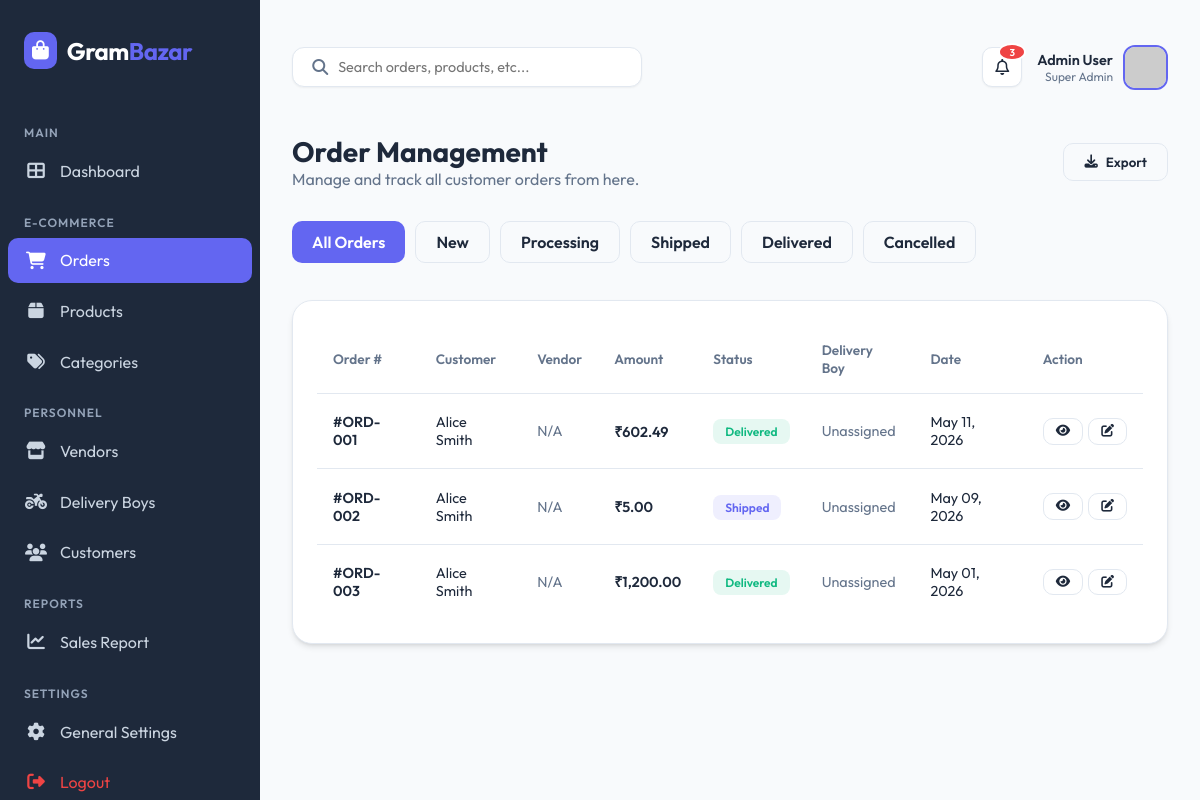
Page /orders.php on the earlier database version.
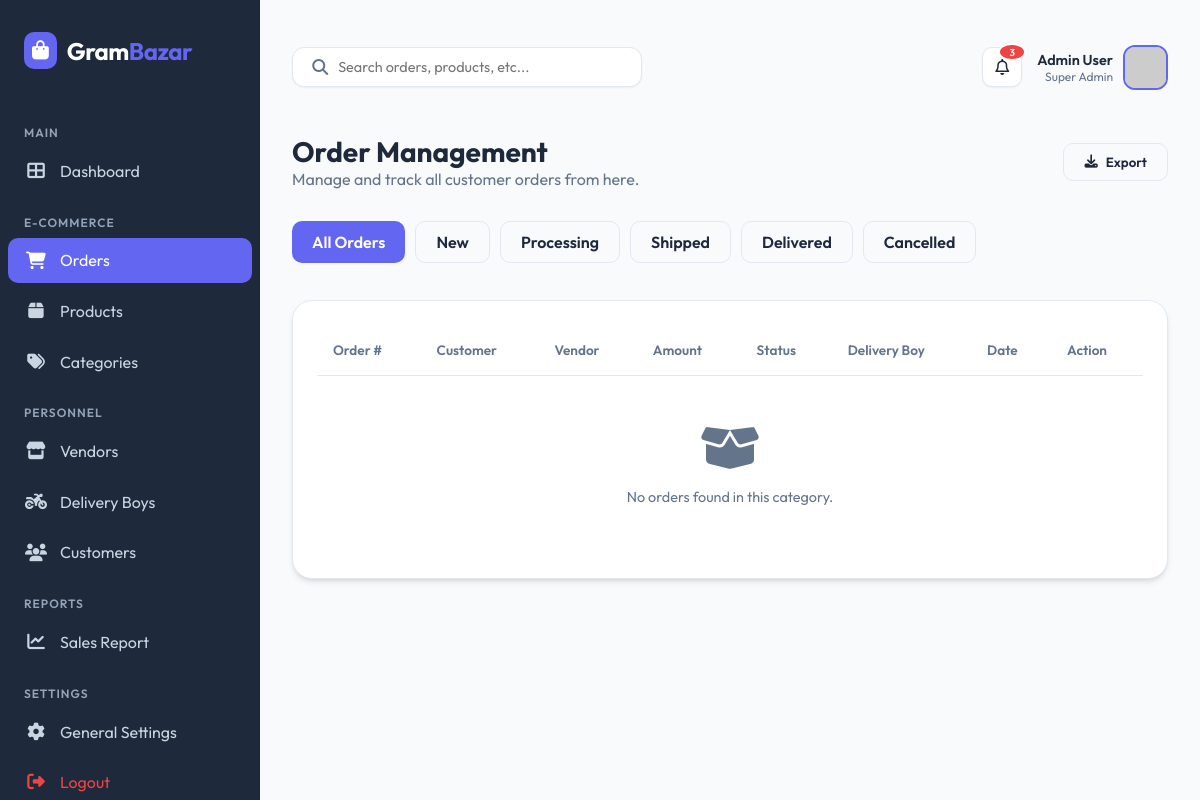
Same page on the later database version.
### tables this page shows
CREATE TABLE orders (
    id INT AUTO_INCREMENT PRIMARY KEY,
    order_number VARCHAR(50) UNIQUE NOT NULL,
    customer_id INT,
    vendor_id INT,
    delivery_boy_id INT,
    total_amount DECIMAL(10,2) NOT NULL,
    status ENUM('new', 'processing', 'shipped', 'delivered', 'cancelled') DEFAULT 'new',
    payment_status ENUM('pending', 'completed', 'failed') DEFAULT 'pending',
    payment_method VARCHAR(50),
    order_date TIMESTAMP DEFAULT CURRENT_TIMESTAMP,
    FOREIGN KEY (customer_id) REFERENCES customers(id) ON DELETE SET NULL,
    FOREIGN KEY (vendor_id) REFERENCES vendors(id) ON DELETE SET NULL,
    FOREIGN KEY (delivery_boy_id) REFERENCES delivery_boys(id) ON DELETE SET NULL
);

CREATE TABLE customers (
    id INT AUTO_INCREMENT PRIMARY KEY,
    name VARCHAR(100) NOT NULL,
    email VARCHAR(100) UNIQUE,
    phone VARCHAR(20),
    address TEXT,
    status ENUM('active', 'inactive') DEFAULT 'active',
    created_at TIMESTAMP DEFAULT CURRENT_TIMESTAMP
);

### includes/db.php (called while the page is built, shortened)
<?php
function formatCurrency($amount) {
    return CURRENCY . number_format($amount, 2);
}
function getStatusBadge($status) {
    switch ($status) {
        case 'shipped': return 'badge-primary';
        case 'delivered': return 'badge-success';
    }
}
?>

### orders.php (the view, shortened to what this page needs)
<?php
if (file_exists('includes/db.php')) {
    include 'includes/db.php';
} else {
    include 'db.php';
}
if (file_exists('includes/header.php')) {
    include 'includes/header.php';
} else {
    include 'header.php';
}
$status_filter = $_GET['status'] ?? 'all';
$query = "SELECT o.*, c.name as customer_name, v.shop_name as vendor_name, d.name as delivery_boy_name
          FROM orders o
          LEFT JOIN customers c ON o.customer_id = c.id
          LEFT JOIN vendors v ON o.vendor_id = v.id
          LEFT JOIN delivery_boys d ON o.delivery_boy_id = d.id";
$query .= " ORDER BY o.order_date DESC";
$stmt = $pdo->prepare($query);
if ($status_filter != 'all') {
    $stmt->execute(['status' => $status_filter]);
} else {
    $stmt->execute();
}
$orders = $stmt->fetchAll();
?>
<div class="animate-fade">
    <div style="display: flex; justify-content: space-between; align-items: center; margin-bottom: 2rem;">
        <div>
            <h1 style="font-size: 1.75rem; font-weight: 700;">Order Management</h1>
            <p style="color: var(--text-muted);">Manage and track all customer orders from here.</p>
        </div>
        <div class="btn-group">
            <button class="btn btn-outline"><i class="fas fa-download"></i> Export</button>
        </div>
    </div>
    <div style="display: flex; gap: 10px; margin-bottom: 2rem; overflow-x: auto; padding-bottom: 5px;">
        <a href="orders.php?status=all" class="btn <?php echo $status_filter == 'all' ? 'btn-primary' : 'btn-outline'; ?>">All Orders</a>
        <a href="orders.php?status=new" class="btn <?php echo $status_filter == 'new' ? 'btn-primary' : 'btn-outline'; ?>">New</a>
        <a href="orders.php?status=processing" class="btn <?php echo $status_filter == 'processing' ? 'btn-primary' : 'btn-outline'; ?>">Processing</a>
        <a href="orders.php?status=shipped" class="btn <?php echo $status_filter == 'shipped' ? 'btn-primary' : 'btn-outline'; ?>">Shipped</a>
        <a href="orders.php?status=delivered" class="btn <?php echo $status_filter == 'delivered' ? 'btn-primary' : 'btn-outline'; ?>">Delivered</a>
        <a href="orders.php?status=cancelled" class="btn <?php echo $status_filter == 'cancelled' ? 'btn-primary' : 'btn-outline'; ?>">Cancelled</a>
    </div>
    <div class="card">
        <div class="table-responsive">
            <table>
                <thead>
                    <tr>
                        <th>Order #</th>
                        <th>Customer</th>
                        <th>Vendor</th>
                        <th>Amount</th>
                        <th>Status</th>
                        <th>Delivery Boy</th>
                        <th>Date</th>
                        <th>Action</th>
                    </tr>
                </thead>
                <tbody>
                    <?php if (empty($orders)): ?>
                    <tr>
                        <td colspan="8" style="text-align: center; padding: 3rem; color: var(--text-muted);">
                            <i class="fas fa-box-open" style="font-size: 3rem; margin-bottom: 1rem; display: block;"></i>
                            No orders found in this category.
                        </td>
                    </tr>
                    <?php endif; ?>
                    <?php foreach ($orders as $order): ?>
                    <tr>
                        <td style="font-weight: 600;">#<?php echo $order['order_number']; ?></td>
                        <td><?php echo $order['customer_name'] ?? 'Guest'; ?></td>
                        <td><?php echo $order['vendor_name'] ?? '<span style="color:var(--text-muted)">N/A</span>'; ?></td>
                        <td style="font-weight: 600;"><?php echo formatCurrency($order['total_amount']); ?></td>
                        <td><span class="badge <?php echo getStatusBadge($order['status']); ?>"><?php echo ucfirst($order['status']); ?></span></td>
                        <td><?php echo $order['delivery_boy_name'] ?? '<span style="color:var(--text-muted)">Unassigned</span>'; ?></td>
                        <td><?php echo date('M d, Y', strtotime($order['order_date'])); ?></td>
                        <td>
                            <div style="display: flex; gap: 5px;">
                                <a href="order_details.php?id=<?php echo $order['id']; ?>" class="btn btn-outline btn-sm" title="View Details">
                                    <i class="fas fa-eye"></i>
                                </a>
                                <button onclick="updateStatus(<?php echo $order['id']; ?>, '<?php echo $order['status']; ?>')" class="btn btn-outline btn-sm" title="Update Status">
                                    <i class="fas fa-edit"></i>
                                </button>
                            </div>
                        </td>
                    </tr>
                    <?php endforeach; ?>
                </tbody>
            </table>
        </div>
    </div>
</div>
<?php if (file_exists('includes/footer.php')) {
    include 'includes/footer.php';
} else {
    include 'footer.php';
} ?>

### includes/header.php (shortened to what this page needs)
<!DOCTYPE html>
<html lang="en">
<head>
    <link rel="stylesheet" href="https://cdnjs.cloudflare.com/ajax/libs/font-awesome/6.4.0/css/all.min.css">
</head>
<body>
    <div class="wrapper">
        <div class="sidebar">
            <div class="sidebar-header">
                <div style="background: var(--primary); padding: 8px; border-radius: 10px;">
                    <i class="fas fa-shopping-bag" style="color: #fff; font-size: 1.2rem;"></i>
                </div>
                <h2>Gram<span>Bazar</span></h2>
            </div>
            <div class="sidebar-menu">
                <div class="menu-label">Main</div>
                <a href="index.php" class="menu-item active">
                    <i class="fas fa-th-large"></i> Dashboard
                </a>
                <div class="menu-label">E-Commerce</div>
                <a href="orders.php" class="menu-item">
                    <i class="fas fa-shopping-cart"></i> Orders
                </a>
                <a href="products.php" class="menu-item">
                    <i class="fas fa-box"></i> Products
                </a>
                <a href="categories.php" class="menu-item">
                    <i class="fas fa-tags"></i> Categories
                </a>
                <div class="menu-label">Personnel</div>
                <a href="vendors.php" class="menu-item">
                    <i class="fas fa-store"></i> Vendors
                </a>
                <a href="delivery_boys.php" class="menu-item">
                    <i class="fas fa-motorcycle"></i> Delivery Boys
                </a>
                <a href="customers.php" class="menu-item">
                    <i class="fas fa-users"></i> Customers
                </a>
                <div class="menu-label">Reports</div>
                <a href="sales_report.php" class="menu-item">
                    <i class="fas fa-chart-line"></i> Sales Report
                </a>
                <div class="menu-label">Settings</div>
                <a href="settings.php" class="menu-item">
                    <i class="fas fa-cog"></i> General Settings
                </a>
                <a href="logout.php" class="menu-item" style="color: var(--danger);">
                    <i class="fas fa-sign-out-alt"></i> Logout
                </a>
            </div>
        </div>
        <div class="main-content">
            <header>
                <div class="search-bar">
                    <i class="fas fa-search" style="color: var(--text-muted);"></i>
                    <input type="text" placeholder="Search orders, products, etc...">
                </div>
                <div class="user-profile">
                    <div class="notifications">
                        <i class="far fa-bell"></i>
                        <span class="badge">3</span>
                    </div>
                    <div class="user-info">
                        <div style="text-align: right;">
                            <p style="font-weight: 600; font-size: 0.9rem;">Admin User</p>
                            <p style="color: var(--text-muted); font-size: 0.75rem;">Super Admin</p>
                        </div>
                        <img src="https://ui-avatars.com/api/?name=Admin+User&background=6366f1&color=fff" alt="Avatar" class="user-avatar">
                    </div>
                </div>
            </header>

### includes/footer.php (shortened to what this page needs)
        </div>
    </div>
</body>
</html>

### includes/header.php (style rules this page uses)
:root { --primary: #6366f1; --primary-dark: #4f46e5; --secondary: #64748b; --success: #10b981; --danger: #ef4444; --warning: #f59e0b; --info: #3b82f6; --bg-body: #f8fafc; --bg-card: #ffffff; --text-main: #1e293b; --text-muted: #64748b; --border: #e2e8f0; --sidebar-width: 260px; --header-height: 70px; --shadow-sm: 0 1px 2px 0 rgb(0 0 0 / 0.05); --shadow: 0 4px 6px -1px rgb(0 0 0 / 0.1), 0 2px 4px -2px rgb(0 0 0 / 0.1); --shadow-lg: 0 10px 15px -3px rgb(0 0 0 / 0.1), 0 4px 6px -4px rgb(0 0 0 / 0.1); --glass-bg: rgba(255, 255, 255, 0.7); --glass-border: rgba(255, 255, 255, 0.3); }
* { margin: 0; padding: 0; box-sizing: border-box; font-family: 'Outfit', sans-serif; }
body { background-color: var(--bg-body); color: var(--text-main); overflow-x: hidden; }
.wrapper { display: flex; min-height: 100vh; }
.sidebar { width: var(--sidebar-width); background: #1e293b; color: #fff; position: fixed; height: 100vh; overflow-y: auto; transition: all 0.3s; z-index: 1000; }
.sidebar-header { padding: 2rem 1.5rem; display: flex; align-items: center; gap: 10px; }
.sidebar-header h2 { font-size: 1.5rem; font-weight: 700; color: #fff; letter-spacing: -0.5px; }
.sidebar-header span { color: var(--primary); }
.sidebar-menu { padding: 0.5rem; }
.menu-label { padding: 1rem 1rem 0.5rem; font-size: 0.75rem; text-transform: uppercase; letter-spacing: 1px; color: #94a3b8; font-weight: 600; }
.menu-item { display: flex; align-items: center; padding: 0.8rem 1rem; color: #cbd5e1; text-decoration: none; border-radius: 10px; margin-bottom: 5px; transition: all 0.2s; }
.menu-item i { width: 24px; margin-right: 12px; font-size: 1.1rem; text-align: center; }
.menu-item:hover, .menu-item.active { background: rgba(99, 102, 241, 0.1); color: #fff; }
.menu-item.active { background: var(--primary); }
.main-content { flex: 1; margin-left: var(--sidebar-width); padding: 2rem; transition: all 0.3s; }
header { height: var(--header-height); display: flex; align-items: center; justify-content: space-between; margin-bottom: 2rem; }
.search-bar { background: #fff; padding: 0.6rem 1.2rem; border-radius: 12px; display: flex; align-items: center; width: 350px; box-shadow: var(--shadow-sm); border: 1px solid var(--border); }
.search-bar input { border: none; outline: none; width: 100%; margin-left: 10px; font-size: 0.9rem; }
.user-profile { display: flex; align-items: center; gap: 15px; }
.notifications { width: 40px; height: 40px; background: #fff; border-radius: 10px; display: flex; align-items: center; justify-content: center; cursor: pointer; position: relative; box-shadow: var(--shadow-sm); border: 1px solid var(--border); }
.notifications .badge { position: absolute; top: -5px; right: -5px; background: var(--danger); color: #fff; font-size: 10px; width: 18px; height: 18px; border-radius: 50%; display: flex; align-items: center; justify-content: center; border: 2px solid #fff; }
.user-info { display: flex; align-items: center; gap: 10px; cursor: pointer; }
.user-avatar { width: 45px; height: 45px; border-radius: 12px; object-fit: cover; border: 2px solid var(--primary); }
.card { background: var(--bg-card); border-radius: 20px; padding: 1.5rem; box-shadow: var(--shadow); border: 1px solid var(--border); margin-bottom: 1.5rem; }
.table-responsive { overflow-x: auto; }
table { width: 100%; border-collapse: collapse; }
th { text-align: left; padding: 1rem; font-size: 0.85rem; font-weight: 600; color: var(--text-muted); border-bottom: 1px solid var(--border); }
td { padding: 1.2rem 1rem; font-size: 0.9rem; border-bottom: 1px solid var(--border); }
tr:last-child td { border-bottom: none; }
.badge { padding: 5px 12px; border-radius: 8px; font-size: 0.75rem; font-weight: 600; }
.btn { padding: 10px 20px; border-radius: 10px; font-weight: 600; cursor: pointer; border: none; transition: all 0.2s; display: inline-flex; align-items: center; gap: 8px; text-decoration: none; }
.btn-primary { background: var(--primary); color: #fff; }
.btn-outline { background: transparent; border: 1px solid var(--border); color: var(--text-main); }
.animate-fade { animation: fadeIn 0.4s ease-out forwards; }
.badge-success { background: rgba(16, 185, 129, 0.1); color: var(--success); }
.badge-primary { background: rgba(99, 102, 241, 0.1); color: var(--primary); }
.btn-sm { padding: 6px 12px; font-size: 0.8rem; }

Differences in the rows shown:
removed orders: order_number "ORD-001", customer.name "Alice Smith", vendor_name "N/A", total_amount "₹602.49", status "Delivered", delivery_boy_name "Unassigned", order_date "May 11, 2026"
removed orders: order_number "ORD-002", customer.name "Alice Smith", vendor_name "N/A", total_amount "₹5.00", status "Shipped", delivery_boy_name "Unassigned", order_date "May 09, 2026"
removed orders: order_number "ORD-003", customer.name "Alice Smith", vendor_name "N/A", total_amount "₹1,200.00", status "Delivered", delivery_boy_name "Unassigned", order_date "May 01, 2026"
Other differences:
text now shown: "No orders found in this category."
